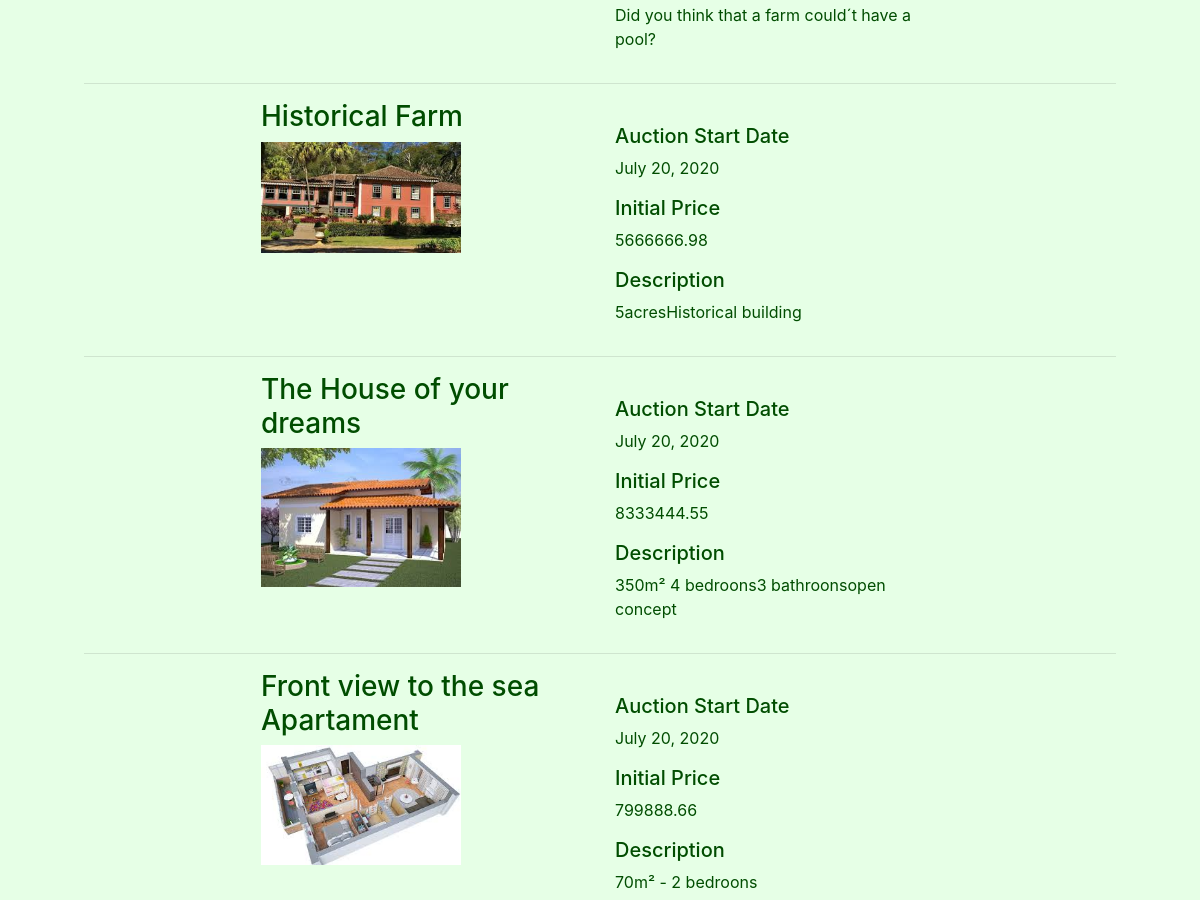
The app's page / (middle part), older data.
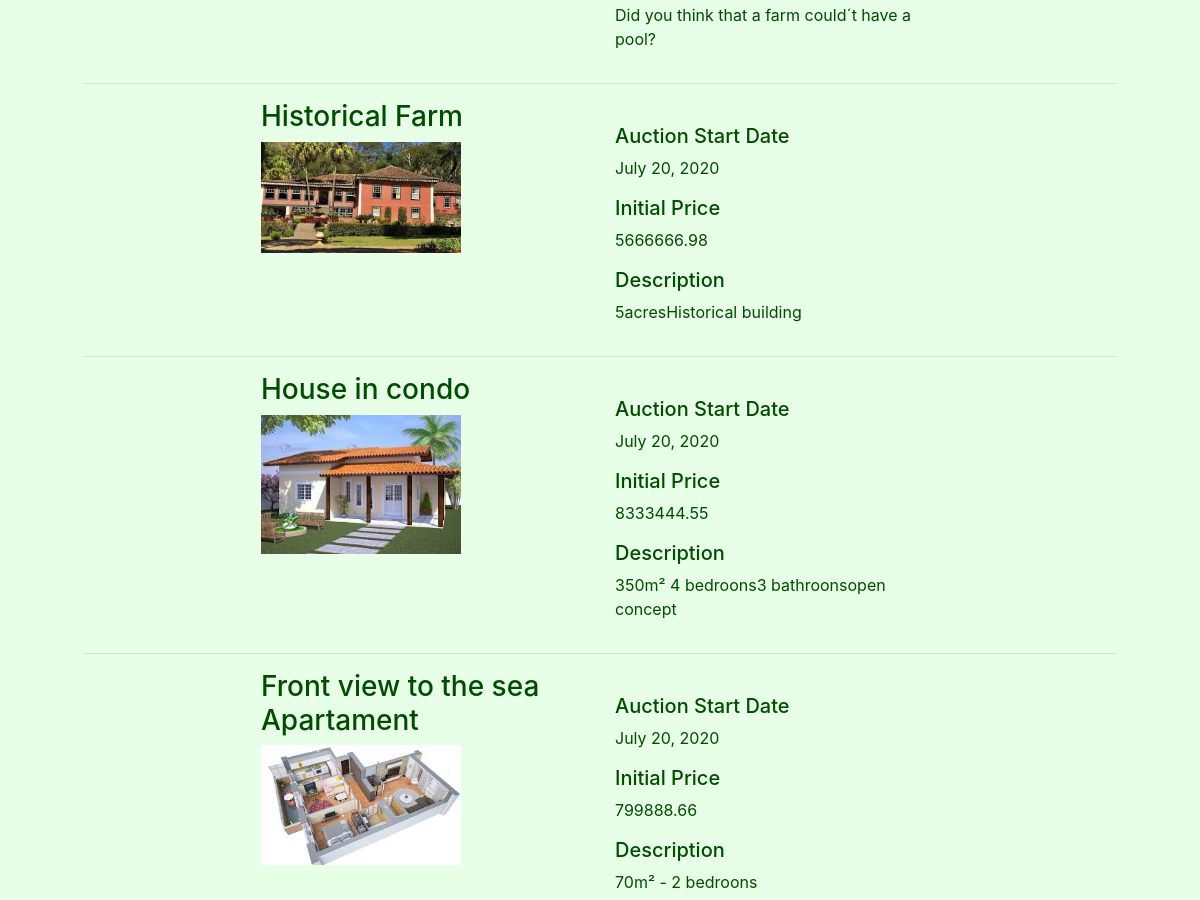
The same page, newer data.
### auctions/models.py (models this page shows, shortened)
class Listings(models.Model):
    STATUS = (
        ('Active', 'Active - Receiving Bids'),
        ('To Begin', 'To Begin - De Auction didn´t start yet'),
        ('Closed', 'Closed - The seller gave up the auction'),
        ('Sold', 'Sold'),
    )
    Ltitle = models.CharField(help_text="Choose a title for your listing",max_length=50)
    Ccode=models.IntegerField(help_text="Categories Ex: 1-Apartament,2-Commercial,3-Farm, 4-House ") #foreign key from PropTypes
    Ldescription = models.CharField(max_length=250)
    Lprice = models.FloatField(help_text="starting bid Just USD") #initial price
    Ldatestart = models.DateField(help_text="Please use the following format: <em>YYYY-MM-DD</em>. for the auction start")
    Lduration = models.IntegerField(help_text="Duration expressed in days" )
    Luser = models.CharField(max_length=25)
    Limage= models.ImageField(upload_to="media", blank=True) #Name of the picture saved on static folder
    Lstatus = models.CharField(max_length=8, choices=STATUS )

### auctions/views.py (the view)
# urls.py: path("", views.index, name="index"),
def index(request):
    d = datetime.datetime.now()
    context={
            "d" : d,
            "ActiveListings": Listings.objects.all(),
    }
    return render(request, "auctions/index.html", context)

### auctions/templates/auctions/index.html (shortened to what this page needs)
{% extends "auctions/layout.html" %}
{% block body %}
    <div class="form-group" >
      <form >
          {% if ActiveListings|length > 0 %}
              {% for Active in ActiveListings %}
                    {%if Active.Lstatus == "Active"%}
                        <div class="container" style="border:#004d00; width:90%">
                            <div class="row"  width="1700px">
                                <div class="col-lg-2">
                                </div>
                                <div class="col-lg-4">
                                    <h3>{{ Active.Ltitle }}</h3>
    		                            <img src=" {{Active.Limage.url}} "  width="200">
                                    <br>
                                </div>
                                <div class="col-lg-4">
                                  <br>
                                  <h5>Auction Start Date  </h5>
                                  <p>{{ Active.Ldatestart }}</p>
                                    <h5>Initial Price </h5>
                                    <p> {{ Active.Lprice }}</p>
                       	          <h5>Description</h5>
    					        	          <p>{{ Active.Ldescription }}</p>
                                </div>
                                <div class="col-lg-2">
                                </div>
                            </div>
                            <hr>
                        </div>
                    {%endif%}
    				  {% endfor %}
          {% else %}
    	         	<div class="form-group">
    		          	<output>No matches found</output>
    	        	</div>
          {% endif %}
    	</form>
    </div>
{% endblock %}

Row changes from the older to the newer data that the page shows:
changed Listings "350m² 4 bedroons3 bathroonsopen concept": Ltitle "The House of your dreams" → "House in condo"
